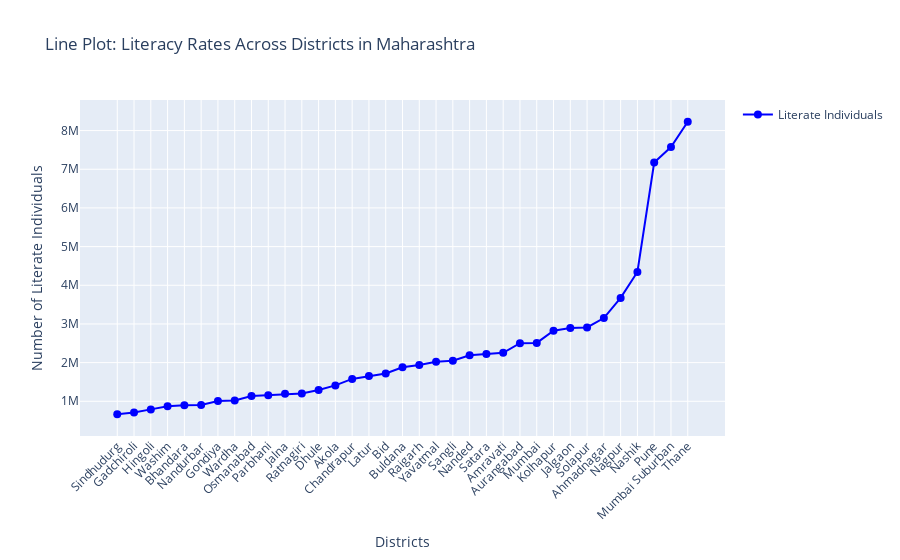

Notebook cell for this chart:
### Markdown cell above
#### 3.7 Line Plot

### Code cell
# Prepare the data for literacy rates
literacy_data = df[["District name", "Literate"]]

# Sort by literacy rate for better trend visualization
literacy_data_sorted = literacy_data.sort_values(by="Literate")

# Create the line plot
fig = go.Figure()

fig.add_trace(
    go.Scatter(
        x=literacy_data_sorted["District name"],
        y=literacy_data_sorted["Literate"],
        mode="lines+markers",
        name="Literate Individuals",
        line=dict(color="blue"),
        marker=dict(size=8, color="blue"),
    )
)

# Update the layout
fig.update_layout(
    title="Line Plot: Literacy Rates Across Districts in Maharashtra",
    xaxis_title="Districts",
    yaxis_title="Number of Literate Individuals",
    xaxis_tickangle=-45,  # Rotate x-axis labels for better readability
    showlegend=True,
)

# Show the plot
fig.show()

### Figure 1 — Plotly figure (JSON) as saved in the notebook; plotly's stock layout.template omitted (floating-point values rounded to 4 significant figures)
{"data": [{"line": {"color": "blue"}, "marker": {"color": "blue", "size": 8}, "mode": "lines+markers", "name": "Literate Individuals", "type": "scatter", "x": ["Sindhudurg", "Gadchiroli", "Hingoli", "Washim", "Bhandara", "Nandurbar", "Gondiya", "Wardha", "Osmanabad", "Parbhani", "Jalna", "Ratnagiri", "Dhule", "Akola", "Chandrapur", "Latur", "Bid", "Buldana", "Raigarh", "Yavatmal", "Sangli", "Nanded", "Satara", "Amravati", "Aurangabad", "Mumbai", "Kolhapur", "Jalgaon", "Solapur", "Ahmadnagar", "Nagpur", "Nashik", "Pune", "Mumbai Suburban", "Thane"], "y": [666067, 708365, 790743, 869917, 899860, 906509, 1004243, 1019458, 1137810, 1157814, 1195523, 1199392, 1293916, 1411281, 1578615, 1650672, 1718507, 1879874, 1939994, 2022574, 2049467, 2189425, 2225694, 2251875, 2503837, 2509022, 2825845, 2891882, 2910676, 3151890, 3673808, 4345366, 7171723, 7575485, 8227161]}], "layout": {"showlegend": true, "title": {"text": "Line Plot: Literacy Rates Across Districts in Maharashtra"}, "xaxis": {"tickangle": -45, "title": {"text": "Districts"}}, "yaxis": {"title": {"text": "Number of Literate Individuals"}}}}
